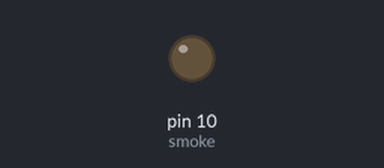
The sketch below on a simulated Arduino Uno, built with avr-gcc and run on an emulated ATmega328P. Shown: output pins drawn as LEDs (lit = HIGH).

Above: at 0.1 s.
At 1.1 s:
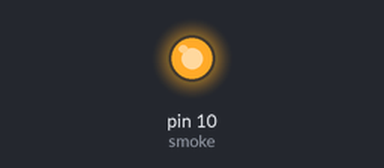
Timing chart, 0 to 2.6 s (numbered marks = the images above):
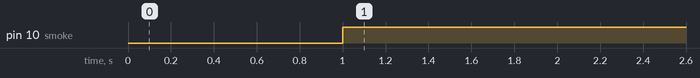

Measured:
- by itself, pin 10 (smoke): LOW → HIGH at 1.0 s

The sketch:

testReles_01.ino
```cpp
int mic = 18;
int smoke = 10;
int cooler = 11;


void interrupt() {
  digitalWrite(smoke, LOW);
//  digitalWrite(cooler, LOW);
}

void setup() {
  attachInterrupt(digitalPinToInterrupt(mic), interrupt, RISING);
  pinMode(smoke, OUTPUT);
//  pinMode(cooler, OUTPUT);
}


void loop() {
  delay(1000);
  digitalWrite(smoke, HIGH);
//  digitalWrite(cooler, LOW);
}
```
